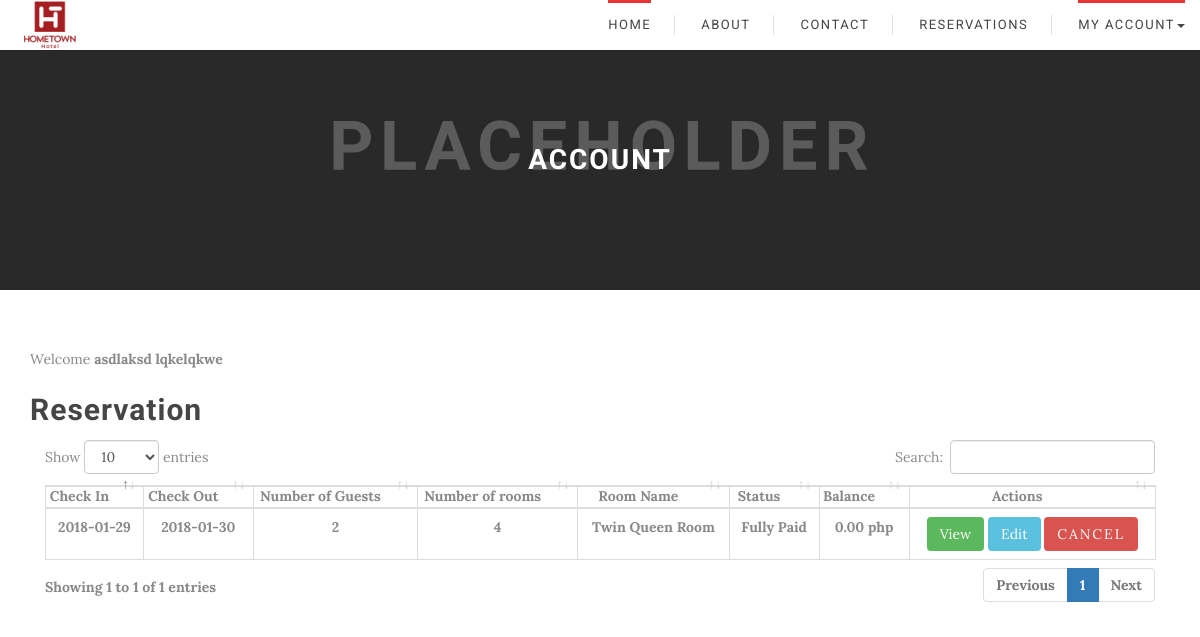
Page /GuestDashboard.php (signed in) on the earlier database version.
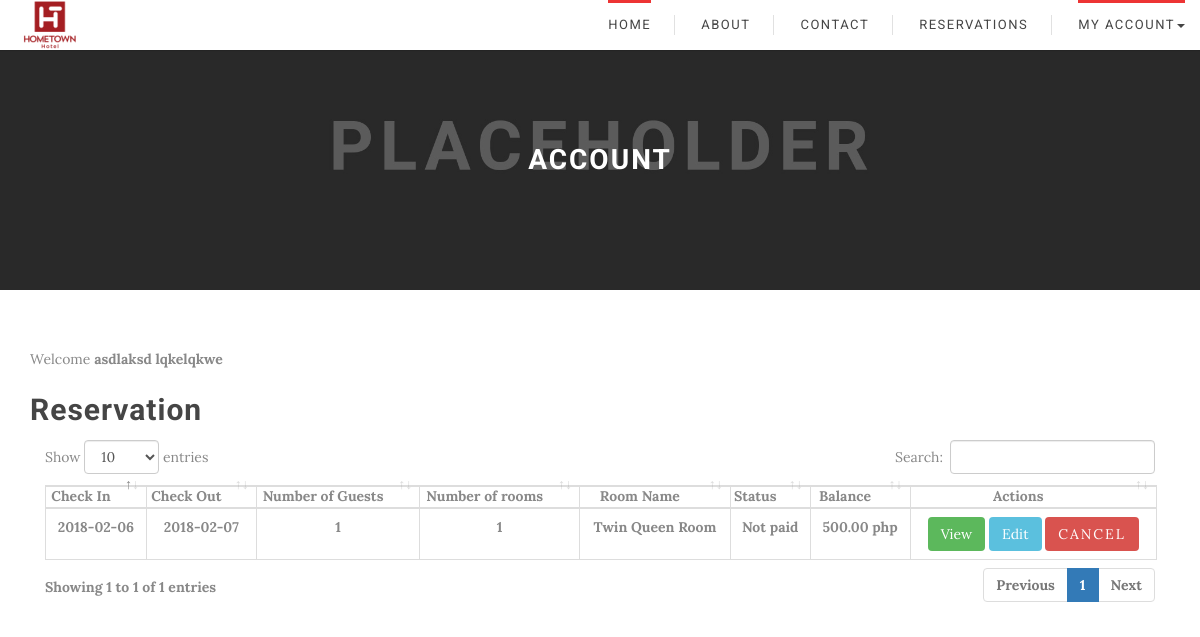
Same page on the later database version.
### tables this page shows
CREATE TABLE `reservation_masterfile` (
  `reservation_id` int(11) NOT NULL,
  `guest_id` int(11) NOT NULL,
  `room_id` int(11) NOT NULL,
  `checkindate` date NOT NULL,
  `checkoutdate` date NOT NULL,
  `number_guest` int(11) NOT NULL,
  `room_number` int(11) NOT NULL,
  `status` varchar(20) NOT NULL,
  `reservation_code` varchar(10) NOT NULL
);

CREATE TABLE `room_masterfile` (
  `room_id` int(11) NOT NULL,
  `room_type` varchar(50) NOT NULL,
  `room_description` varchar(50) NOT NULL,
  `room_capacity` varchar(50) NOT NULL,
  `room_rate` float NOT NULL,
  `room_number` int(11) NOT NULL,
  `room_status` varchar(50) NOT NULL,
  `room_imagepath` text NOT NULL
);

CREATE TABLE `billing_masterfile` (
  `billing_id` int(11) NOT NULL,
  `guest_id` int(11) NOT NULL,
  `reservation_id` int(11) NOT NULL,
  `balance` float NOT NULL,
  `created_at` datetime NOT NULL,
  `updated_at` datetime NOT NULL,
  `status` varchar(30) NOT NULL,
  `total` float NOT NULL,
  `downpayment` float NOT NULL
);

### GuestDashboard.php (the view, shortened to what this page needs)
  <?php
  include_once 'db.php';
  include_once 'header.php';
  ?>
  <link rel ='stylesheet' href = 'Adminside/css/dataTables.bootstrap4.min.css'/>
<body>
 <header>
  <?php
    include_once 'navigationBar.php';
  ?>
  <div class="rq-checkout-banner">
    <div class="rq-checkout-banner-mask">
      <div class="container">
        <div class="rq-checkout-banner-text">
          <div class="rq-checkout-banner-text-middle">
            <h1>Account</h1>
          </div>
        </div>
      </div>
    </div>
  </div>
  <div class = "container" style = "margin-top: 5%">
    <div class = "row">
      <div class = "col-lg-12 col-md-12 col-sm-12">
        <div class = "blogArchive_area">
          <div class = "single_archiveblog wow fadeInDown animated" style = "visibility: visible; animation-name: fadeInDown;">
            <div>
              Welcome
              <b>
                <?php echo "{$_SESSION['firstname']} {$_SESSION['lastname']}"; ?>
                <b>
                  <!-- <p stlye = "text-align:right;">
                    <a href="account.php">Account Settings</a>
                  </p> -->
                  <h2> Reservation </h2>
                  <table class = "table table-bordered display" id = 'reservations'>
                    <thead>
                      <tr>
                        <th>Check In</th>
                        <th>Check Out</th>
                        <th>Number of Guests</th>
                        <th>Number of rooms</th>
                        <th>Room Name</th>
                        <th>Status</th>
                        <th>Balance</th>
                        <th>Actions</th>
                      </tr>
                    </thead>
                  <?php $fetch_reservations = mysqli_query($conn, "SELECT *, reservation_masterfile.room_number as roomno FROM reservation_masterfile JOIN room_masterfile ON reservation_masterfile.room_id = room_masterfile.room_id JOIN billing_masterfile ON reservation_masterfile.reservation_id = billing_masterfile.reservation_id WHERE reservation_masterfile.guest_id = {$_SESSION['guest_ID']}") or die(mysqli_error($conn));
                  while($row = mysqli_fetch_assoc($fetch_reservations)){ ?>
                  <tr>
                    <td align = "center" id = 'checkin'><?= $row['checkindate'] ?></td>
                    <td align = "center" id = 'checkout'><?= $row['checkoutdate'] ?></td>
                    <td align = "center"><?= $row['number_guest'] ?></td>
                    <td align ='center'><?= $row['roomno'] ?></td>
                    <td align = 'center'><?= $row['room_type'] ?></td>
                    <td align = "center"><?= $row['status'] ?></td>
                    <td align = 'center'> <?= number_format($row['balance'],2) . " php"?></td>
                    <td align ='center'>
                      <form method="post" id ='deletereservation'>
                       <a href="summary.php?code=<?= $row['reservation_id']?>" class="btn btn-sm btn-success">View</a>
                       <a href = '#' data-target = '#exampleModal' data-toggle ='modal' class ='btn btn-info edit' >Edit</a>
                       <button name="cancel" type = 'submit' class="btn btn-sm btn-danger">Cancel</button>
                     </form>
                   </td>
                 </tr>
                 <?php } ?>
             </b>
           </b>
         </div>
    </body>
    </html>

### header.php (shortened to what this page needs)
<!DOCTYPE html>
<html lang="en">
<head>
  <link rel="stylesheet" href="css/owl.carousel.css">
  <link rel="stylesheet" href="css/jquery-ui.css">
  <link rel="stylesheet" href="css/jquery-ui.structure.css">
  <link rel="stylesheet" href="css/jquery-ui.theme.min.css">
  <link rel="stylesheet" href="css/jquery.timepicker.css">
  <link rel="stylesheet" href="css/jquery.countdown.css">
  <link rel="stylesheet" href="css/flexslider.css">
  <link rel="stylesheet" href="css/red.css">
  <link rel="stylesheet" href="css/select2.css">
  <link rel="stylesheet" href="css/jquery.raty.css" />
  <link rel="stylesheet" href="css/hotel.style1.css">
</head>

### navigationBar.php (shortened to what this page needs)
<!DOCTYPE html>
<html>
<head>
</head>
<body>
	<header>
		<nav class="navbar rq-header-main-menu navbar-fixed-top" role="navigation">
      <div class="container-fluid">
        <div class="navbar-header">
          <a class="navbar-brand" href="index.php"><img class="logo" src="HometownLogo.png" alt="Hometown"></a>
        </div>
        <div id="nav-menu" class="navbar-collapse rq-menu-wrapper collapse navbar-right" role="navigation">
          <ul class="nav navbar-nav rq-menus">
            <li class="active">
              <a href="HomepageFinal.php">Home</a>
            </li>
              <li>
                <a href="aboutUs.php">About</a>
              </li>
              <li>
                <a href="contact.html">Contact</a>
              </li>
              <li>
                <a href="Step1.php">Reservations</a>
              </li>
              <?php if(isset($_SESSION['login'])){  ?>
              <li class="active dropdown">
                <a class="dropdown-toggle" data-toggle="dropdown" href="#" aria-expanded = "false">
                  MY ACCOUNT<span class="caret"></span>
                </a>
              </li>
              <?php } else { ?>
              <li><a href="login.php">LOGIN</a></li>
              <?php } ?>
            </ul>
          </div>
      </nav>
	</header>
</body>
</html>

### GuestDashboard.php (style rules this page uses)
.navbar-brand { margin-top: -22px; margin-right: 5px; }
.table-bordered { border: 1px solid #ddd; }
.table { width: 100%; max-width: 100%; margin-bottom: 20px; }
table { background-color: transparent; }
table { border-spacing: 0; border-collapse: collapse; }
.table-bordered>thead>tr>th { border-bottom-width: 2px; }
.table-bordered>thead>tr>th { border: 1px solid #ddd; }
.btn { border-radius: 0px; margin-bottom: 5px; -webkit-transition: all 0.5s; -o-transition: all 0.5s; transition: all 0.5s; }
.btn-sm { padding: 5px 10px; font-size: 12px; line-height: 1.5; border-radius: 3px; }
.btn-success { color: #fff; background-color: #5cb85c; border-color: #4cae4c; }
.btn { display: inline-block; padding: 6px 12px; margin-bottom: 0; font-size: 14px; font-weight: 400; line-height: 1.42857143; text-align: center; white-space: nowrap; vertical-align: middle; -ms-touch-action: manipulation; touch-action: manipulation; cursor: pointer; -webkit-user-select: none; -moz-user-select: none; -ms-user-select: none; user-select: none; background-image: none; border: 1px solid transparent; border-radius: 4px; }
.table-bordered>tbody>tr>td { border: 1px solid #ddd; }
.table>tbody>tr>td { padding: 8px; line-height: 1.42857143; vertical-align: top; border-top: 1px solid #ddd; }

Differences in the rows shown:
removed reservation_masterfile: checkindate "2018-01-29", checkoutdate "2018-01-30", number_guest "2", room_number "4", room.room_type "Twin Queen Room", billing_masterfile.status "Fully Paid", billing_masterfile.balance "0.00"
added reservation_masterfile: checkindate "2018-02-06", checkoutdate "2018-02-07", number_guest "1", room_number "1", room.room_type "Twin Queen Room", billing_masterfile.status "Not paid", billing_masterfile.balance "500.00"
